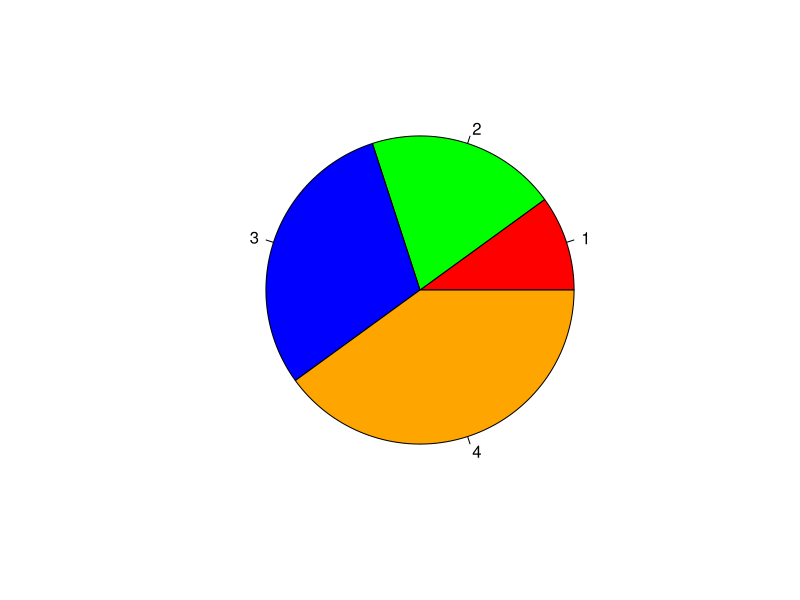
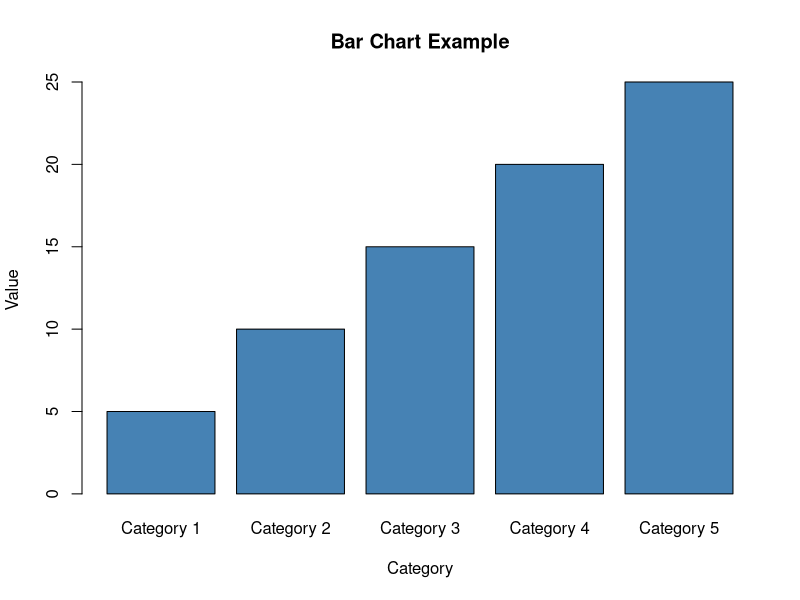

The R source for these figures, in order:
# create a vector of values to plot
values <- c(10, 20, 30, 40)

# set the colors for the slices
colors <- c("red", "green", "blue", "orange")

# set the radius
radius <- 0.8

# create the pie chart with a radius of 0.8
pie(values, col=colors, radius=radius)


# Create a vector of data
data <- c(5, 10, 15, 20, 25)

# Create a bar plot
barplot(data, 
        names.arg = c("Category 1", "Category 2", "Category 3", "Category 4", "Category 5"),
        xlab = "Category",
        ylab = "Value",
        main = "Bar Chart Example",
        col = "steelblue")